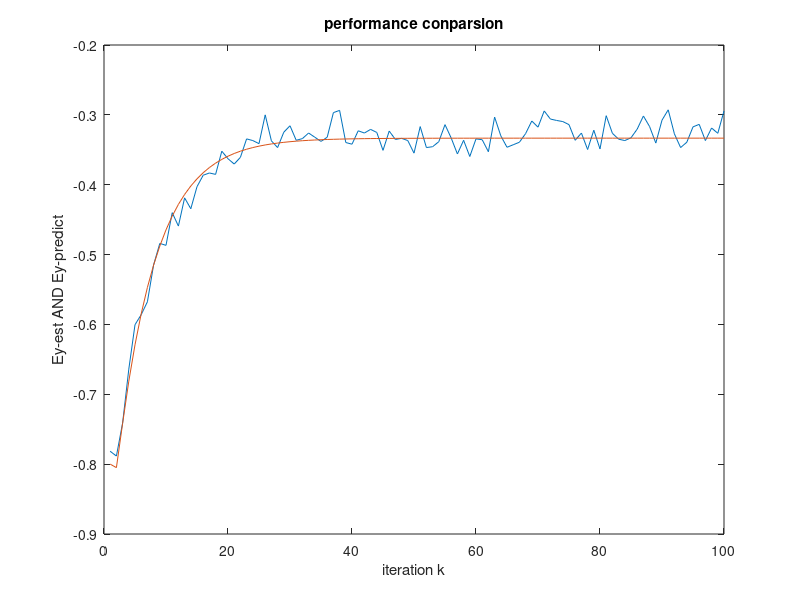

Recreate this plot in MATLAB.
clear all
clc
a=0;b=0;
A1=[0.95 0.05;0.1 0.9];
A2=[0.55 0.45;0.45 0.55];
pix(:,1)=[1,0];
piz(:,1)=[0,1];
x=-1*ones(1,5000);
z=1*ones(1,5000);
d=2;e=2;
for j=1:100
a=0;b=0;c=0;d=0;
for i=1:5000
    if x(i)==-1
        u2=rand;
        if u2<0.95
            x(i)=-1;
            a=a+1;
        else
            x(i)=1;
            b=b+1;
        end
    elseif x(i)==1
        u2=rand;
        if u2<0.9
            x(i)=1;
            b=b+1;
        else
            x(i)=-1;
            a=a+1;
        end
    end
end
for ii=1:5000
    if z(ii)==-1
        u2=rand;
        if u2<0.55
            z(ii)=-1;
            c=c+1;
        else
            z(ii)=1;
            d=d+1;
        end
    elseif z(ii)==1
        u2=rand;
        if u2<0.55
            z(ii)=1;
            d=d+1;
        else
            z(ii)=-1;
            c=c+1;
        end
    end
end
pix(:,e)=[a,b]/5000;
piz(:,e)=[c,d]/5000;
e=e+1;

Ey_est(e-2)=-pix(1,e-1)-piz(1,e-1)+pix(2,e-1)+piz(2,e-1);

pix_predict=(A1')^(e-1-1)*pix(:,1);
piz_predict=(A2')^(e-1-1)*piz(:,1);
Ey_predict(e-2)=-pix_predict(1,1)+pix_predict(2,1)-piz_predict(1,1)+piz_predict(2,1);
end
figure(1)
plot(Ey_est)
hold on
plot(Ey_predict)
xlabel('iteration k')
ylabel('Ey-est AND Ey-predict')
title('performance conparsion')  
